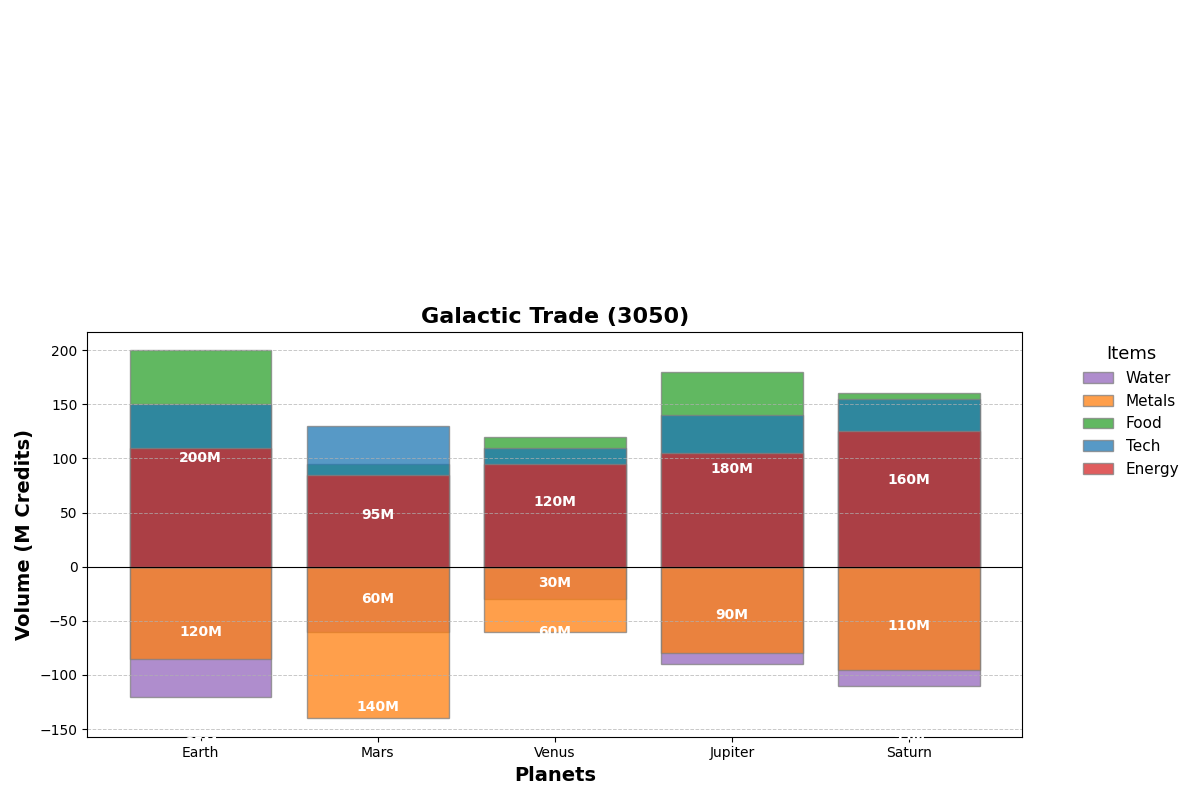

This figure's Python source:
import matplotlib.pyplot as plt
import numpy as np

# Data for the plot
planets = ['Earth', 'Mars', 'Venus', 'Jupiter', 'Saturn']
commodities = ['Water', 'Metals', 'Food', 'Tech', 'Energy']

# Trade volumes in million galactic credits
trade_volumes = {
    'Water': [120, 60, 30, 90, 110],
    'Metals': [85, 140, 60, 80, 95],
    'Food': [200, 95, 120, 180, 160],
    'Tech': [150, 130, 110, 140, 155],
    'Energy': [110, 85, 95, 105, 125],
}

# Colors for each commodity
colors = ['#9467bd', '#ff7f0e', '#2ca02c', '#1f77b4', '#d62728']

fig, ax = plt.subplots(figsize=(12, 8))
bar_positions = np.arange(len(planets))

# Split commodities to left and right of the diverging bar
left_commodities = ['Water', 'Metals']
right_commodities = ['Food', 'Tech', 'Energy']

# Plot each commodity's trade volume
for idx, commodity in enumerate(left_commodities):
    ax.bar(bar_positions, -np.array(trade_volumes[commodity]), color=colors[idx], edgecolor='grey', label=commodity, alpha=0.75)

for idx, commodity in enumerate(right_commodities, start=len(left_commodities)):
    ax.bar(bar_positions, trade_volumes[commodity], color=colors[idx], edgecolor='grey', label=commodity, alpha=0.75)

# Annotate each segment
for i, planet in enumerate(planets):
    cumulative_value_left = 0
    for commodity in left_commodities:
        val = -trade_volumes[commodity][i]
        if abs(val) > 15:
            ax.text(i, cumulative_value_left + val/2, f'{-val}M', ha='center', va='center', color='white', weight='bold', fontsize=10)
        cumulative_value_left += val

    cumulative_value_right = 0
    for commodity in right_commodities:
        val = trade_volumes[commodity][i]
        if val > 15:
            ax.text(i, cumulative_value_right + val/2, f'{val}M', ha='center', va='center', color='white', weight='bold', fontsize=10)
        cumulative_value_right += val

# Update grid, legend and axes
ax.axhline(0, color='black',linewidth=0.8)  # Central axis
ax.yaxis.grid(True, linestyle='--', linewidth=0.7, alpha=0.7)
ax.set_xticks(bar_positions)
ax.set_xticklabels(planets)
ax.set_xlabel("Planets", fontsize=14, fontweight='bold')
ax.set_ylabel("Volume (M Credits)", fontsize=14, fontweight='bold')
ax.set_title("Galactic Trade (3050)", fontsize=16, fontweight='heavy')
ax.legend(title="Items", bbox_to_anchor=(1.05, 1), loc='upper left', fontsize=11, title_fontsize='13', frameon=False)

plt.tight_layout()
plt.show()
